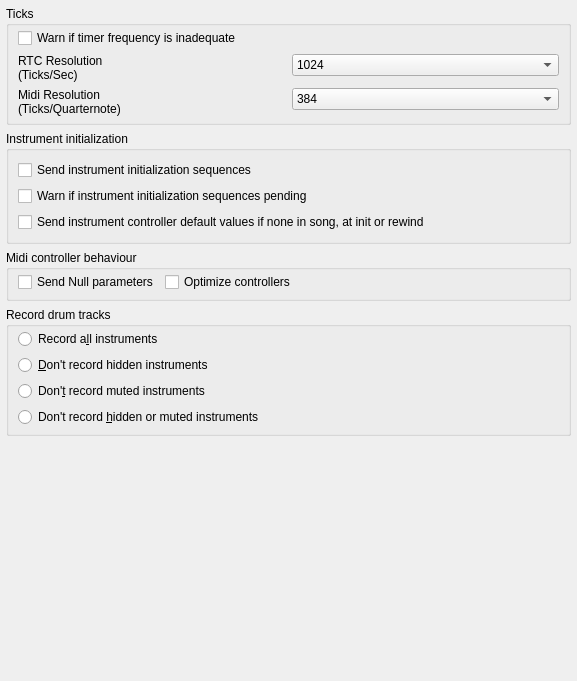
         <widget class="QWidget" name="scrollAreaWidgetContents_4">
          <property name="geometry">
           <rect>
            <x>0</x>
            <y>0</y>
            <width>577</width>
            <height>681</height>
           </rect>
          </property>
          <layout class="QVBoxLayout" name="verticalLayout_16">
           <property name="leftMargin">
            <number>6</number>
           </property>
           <property name="topMargin">
            <number>6</number>
           </property>
           <property name="rightMargin">
            <number>6</number>
           </property>
           <property name="bottomMargin">
            <number>6</number>
           </property>
           <item>
            <widget class="QGroupBox" name="GroupBox2">
             <property name="title">
              <string>Ticks</string>
             </property>
             <layout class="QGridLayout" name="gridLayout_2">
              <property name="topMargin">
               <number>2</number>
              </property>
              <property name="bottomMargin">
               <number>6</number>
              </property>
              <property name="verticalSpacing">
               <number>6</number>
              </property>
              <item row="2" column="1" rowspan="2">
               <widget class="QComboBox" name="midiDivisionSelect">
                <property name="sizePolicy">
                 <sizepolicy hsizetype="Preferred" vsizetype="Fixed">
                  <horstretch>0</horstretch>
                  <verstretch>0</verstretch>
                 </sizepolicy>
                </property>
                <property name="currentIndex">
                 <number>5</number>
                </property>
                <item>
                 <property name="text">
                  <string>48</string>
                 </property>
                </item>
                <item>
                 <property name="text">
                  <string>96</string>
                 </property>
                </item>
                <item>
                 <property name="text">
                  <string>120</string>
                 </property>
                </item>
                <item>
                 <property name="text">
                  <string>192</string>
                 </property>
                </item>
                <item>
                 <property name="text">
                  <string>240</string>
                 </property>
                </item>
                <item>
                 <property name="text">
                  <string>384</string>
                 </property>
                </item>
                <item>
                 <property name="text">
                  <string>480</string>
                 </property>
                </item>
                <item>
                 <property name="text">
                  <string>768</string>
                 </property>
                </item>
                <item>
                 <property name="text">
                  <string>960</string>
                 </property>
                </item>
                <item>
                 <property name="text">
                  <string>1536</string>
                 </property>
                </item>
                <item>
                 <property name="text">
                  <string>1920</string>
                 </property>
                </item>
                <item>
                 <property name="text">
                  <string>3072</string>
                 </property>
                </item>
                <item>
                 <property name="text">
                  <string>3840</string>
                 </property>
                </item>
                <item>
                 <property name="text">
                  <string>6144</string>
                 </property>
                </item>
                <item>
                 <property name="text">
                  <string>7680</string>
                 </property>
                </item>
                <item>
                 <property name="text">
                  <string>12288</string>
                 </property>
                </item>
                <item>
                 <property name="text">
                  <string>15360</string>
                 </property>
                </item>
               </widget>
              </item>
              <item row="0" column="0">
               <widget class="QCheckBox" name="warnIfBadTimingCheckBox">
                <property name="text">
                 <string>Warn if timer frequency is inadequate</string>
                </property>
               </widget>
              </item>
              <item row="1" column="0" rowspan="2">
               <widget class="QLabel" name="TextLabel3">
                <property name="text">
                 <string>RTC Resolution
(Ticks/Sec)</string>
                </property>
                <property name="wordWrap">
                 <bool>false</bool>
                </property>
               </widget>
              </item>
              <item row="3" column="0">
               <widget class="QLabel" name="midiResLabel">
                <property name="text">
                 <string>Midi Resolution
(Ticks/Quarternote)</string>
                </property>
                <property name="wordWrap">
                 <bool>false</bool>
                </property>
               </widget>
              </item>
              <item row="1" column="1">
               <widget class="QComboBox" name="rtcResolutionSelect">
                <property name="sizePolicy">
                 <sizepolicy hsizetype="Preferred" vsizetype="Fixed">
                  <horstretch>0</horstretch>
                  <verstretch>0</verstretch>
                 </sizepolicy>
                </property>
                <item>
                 <property name="text">
                  <string>1024</string>
                 </property>
                </item>
                <item>
                 <property name="text">
                  <string>2048</string>
                 </property>
                </item>
                <item>
                 <property name="text">
                  <string>4096</string>
                 </property>
                </item>
                <item>
                 <property name="text">
                  <string>8192</string>
                 </property>
                </item>
                <item>
                 <property name="text">
                  <string>16384</string>
                 </property>
                </item>
                <item>
                 <property name="text">
                  <string>32768</string>
                 </property>
                </item>
               </widget>
              </item>
             </layout>
            </widget>
           </item>
           <item>
            <widget class="QGroupBox" name="groupBox_5">
             <property name="title">
              <string>Instrument initialization</string>
             </property>
             <layout class="QVBoxLayout" name="verticalLayout">
              <property name="spacing">
               <number>6</number>
              </property>
              <item>
               <widget class="QCheckBox" name="midiSendInit">
                <property name="text">
                 <string>Send instrument initialization sequences</string>
                </property>
               </widget>
              </item>
              <item>
               <widget class="QCheckBox" name="midiWarnInitPending">
                <property name="text">
                 <string>Warn if instrument initialization sequences pending</string>
                </property>
               </widget>
              </item>
              <item>
               <widget class="QCheckBox" name="midiSendCtlDefaults">
                <property name="text">
                 <string>Send instrument controller default values if none in song, at init or rewind</string>
                </property>
               </widget>
              </item>
             </layout>
            </widget>
           </item>
           <item>
            <widget class="QGroupBox" name="groupBox_6">
             <property name="title">
              <string>Midi controller behaviour</string>
             </property>
             <layout class="QHBoxLayout" name="horizontalLayout_4">
              <property name="topMargin">
               <number>2</number>
              </property>
              <property name="bottomMargin">
               <number>6</number>
              </property>
              <item>
               <widget class="QCheckBox" name="sendNullParamsCB">
                <property name="toolTip">
                 <string>Send Null parameters after an (N)RPN value</string>
                </property>
                <property name="whatsThis">
                 <string>If set, 'null' parameter numbers will be
 sent after each RPN/NRPN event.
(A 'null' parameter number is 127.)
This prevents subsequent rogue or accidental
 'data' events (without parameters) from
 corrupting the current RPN/NRPN controller.
Normally it is OK to leave this unset, but use it
 if there is a possibility of such 'data' events.
If this is set, the 'Optimize controllers' setting
 does not affect these controllers' parameters,
 only the H/L values.</string>
                </property>
                <property name="text">
                 <string>Send Null parameters</string>
                </property>
               </widget>
              </item>
              <item>
               <widget class="QCheckBox" name="optimizeControllersCB">
                <property name="toolTip">
                 <string>Don't send redundant parameters or values</string>
                </property>
                <property name="whatsThis">
                 <string>If set, redundant H/L parameters or H/L values
 are not sent. They are sent only if they changed.
This can save midi interface bandwidth.
But it is possible the receiving device might miss
 the previous changes (for example if the device
 is turned on after they were sent).
The 'Panic' button will force them to be resent.
Certain operations will also force them to be resent,
 such as clicking a GUI midi control (but not while
 adjusting it).</string>
                </property>
                <property name="text">
                 <string>Optimize controllers</string>
                </property>
               </widget>
              </item>
              <item>
               <spacer name="horizontalSpacer">
                <property name="orientation">
                 <enum>Qt::Horizontal</enum>
                </property>
                <property name="sizeHint" stdset="0">
                 <size>
                  <width>40</width>
                  <height>20</height>
                 </size>
                </property>
               </spacer>
              </item>
             </layout>
            </widget>
           </item>
           <item>
            <widget class="QGroupBox" name="groupBox_3">
             <property name="title">
              <string>Record drum tracks</string>
             </property>
             <layout class="QVBoxLayout" name="verticalLayout_5">
              <property name="spacing">
               <number>6</number>
              </property>
              <property name="topMargin">
               <number>2</number>
              </property>
              <property name="bottomMargin">
               <number>6</number>
              </property>
              <item>
               <widget class="QRadioButton" name="recordAllButton">
                <property name="text">
                 <string>Record a&amp;ll instruments</string>
                </property>
               </widget>
              </item>
              <item>
               <widget class="QRadioButton" name="dontRecHiddenButton">
                <property name="text">
                 <string>&amp;Don't record hidden instruments</string>
                </property>
               </widget>
              </item>
              <item>
               <widget class="QRadioButton" name="dontRecMutedButton">
                <property name="text">
                 <string>Don'&amp;t record muted instruments</string>
                </property>
               </widget>
              </item>
              <item>
               <widget class="QRadioButton" name="dontRecBothButton">
                <property name="text">
                 <string>Don't record &amp;hidden or muted instruments</string>
                </property>
               </widget>
              </item>
             </layout>
            </widget>
           </item>
           <item>
            <spacer name="verticalSpacer_13">
             <property name="orientation">
              <enum>Qt::Vertical</enum>
             </property>
             <property name="sizeHint" stdset="0">
              <size>
               <width>20</width>
               <height>40</height>
              </size>
             </property>
            </spacer>
           </item>
          </layout>
         </widget>
